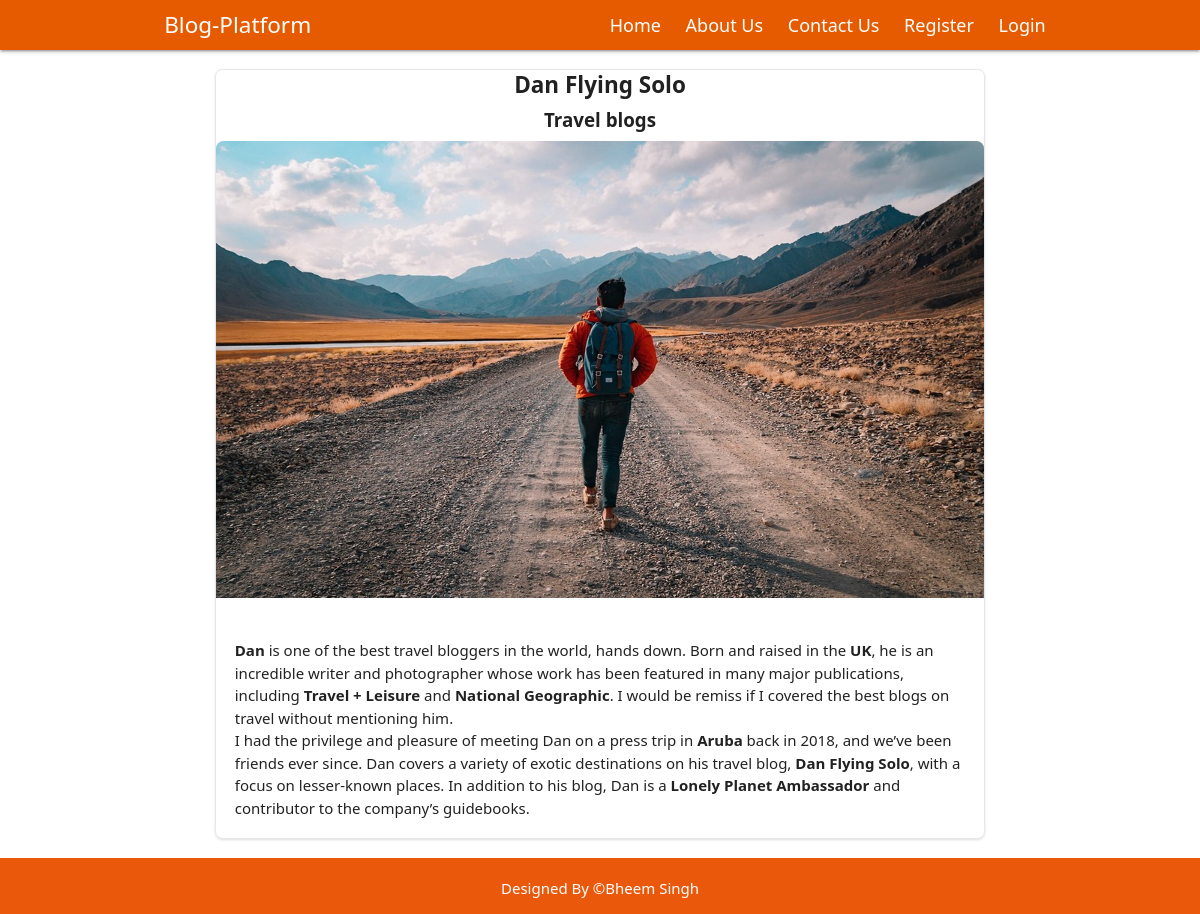
Page /post/dan on the committed database.
### blogapp/models.py (models this page shows, shortened)
class Post(models.Model):
    post_id = models.AutoField(primary_key=True)
    title = models.CharField(max_length=200)
    content = models.TextField()
    url = models.CharField(max_length=100)
    cat = models.ForeignKey(Category,on_delete=models.CASCADE)
    image = models.ImageField(upload_to='post/')
    add_date = models.DateTimeField(auto_now_add=True,null=True)
    def __str__(self):
        return self.title

class Category(models.Model):
    cat_id = models.AutoField(primary_key=True)
    title  = models.CharField(max_length=100)
    description = models.TextField()
    url = models.CharField(max_length=100)
    image = models.ImageField(upload_to="category/")
    add_date = models.DateTimeField(auto_now_add=True,null=True)

### blogapp/views.py (the view)
# urls.py: path('post/<slug:url>',views.post),
def post(request,url):
    post = Post.objects.get(url=url)
    print(post)
    cats = Category.objects.all()
    data = {
        'posts':post,
        'cats':cats
    }
    return render(request,'post.html',data)

### templates/post.html (shortened to what this page needs)
{% extends 'base.html' %}
{% block content %}
  <div class="grid grid-cols-6 gap-4 p-5">
    <div class="col-span-1">
    </div>
    <div class="col-span-4">
<div class=" bg-white border  rounded-lg shadow ">
    <h5 class="mb-2 text-2xl font-bold text-center">{{ posts.title }}</h5>
    <h5 class="mb-2 text-xl font-bold text-center">{{ posts.cat.title }}</h5>
        <img class="rounded-t-lg h-[50vh] w-full" src="/media/{{ posts.image }}" alt="" />
    <div class="p-5">
        <p class="py-3  text-white ">{{ posts.content|safe }}</p>
    </div>
</div>
    </div>
    <div class="col-span-1">
    </div>
  </div>
{% endblock %}

### blogapp/static/css/style.css (style rules this page uses)
* { margin: 0px; box-sizing: border-box; font-family: 'segoe ui'; }

### rows in the picture
Post: title "Dan Flying Solo", cat "Travel blogs", image (picture), content "Dan is one of the best travel bloggers in the world, hands down. Born and raised in the UK , he is an incredible writer and photographer whose work has been featured in many major publications, including Travel + Leisure and National Geographic . I would be remiss if I covered the best blogs on travel without mentioning him. I had the privilege and pleasure of meeting Dan on a press trip in Aruba back in 2018, and we’ve been friends ever since. Dan covers a variety of exotic destinations on his travel blog, Dan Flying Solo , with a focus on lesser-known places . In addition to his blog, Dan is a Lonely Planet Ambassador and contributor to the company’s guidebooks."
